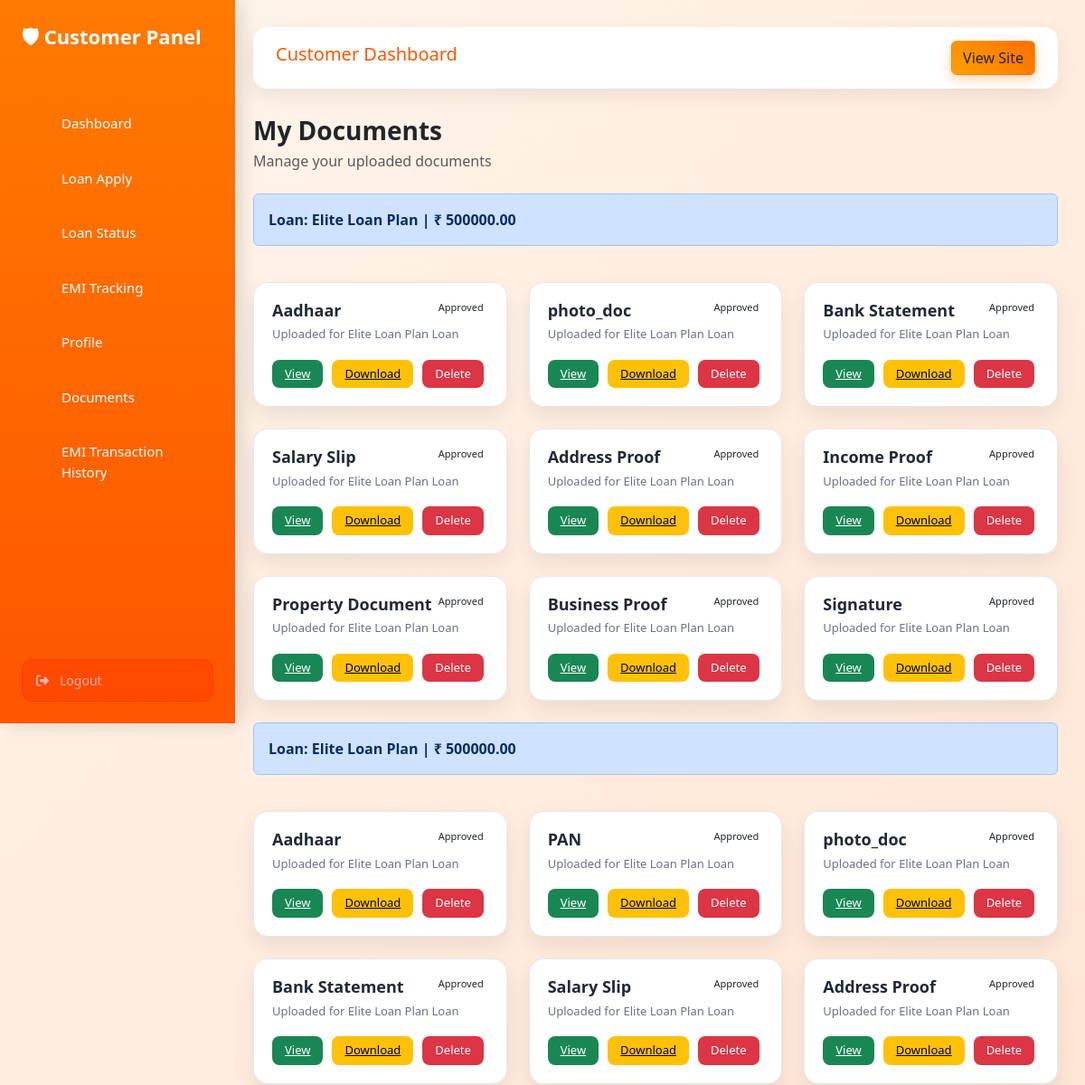
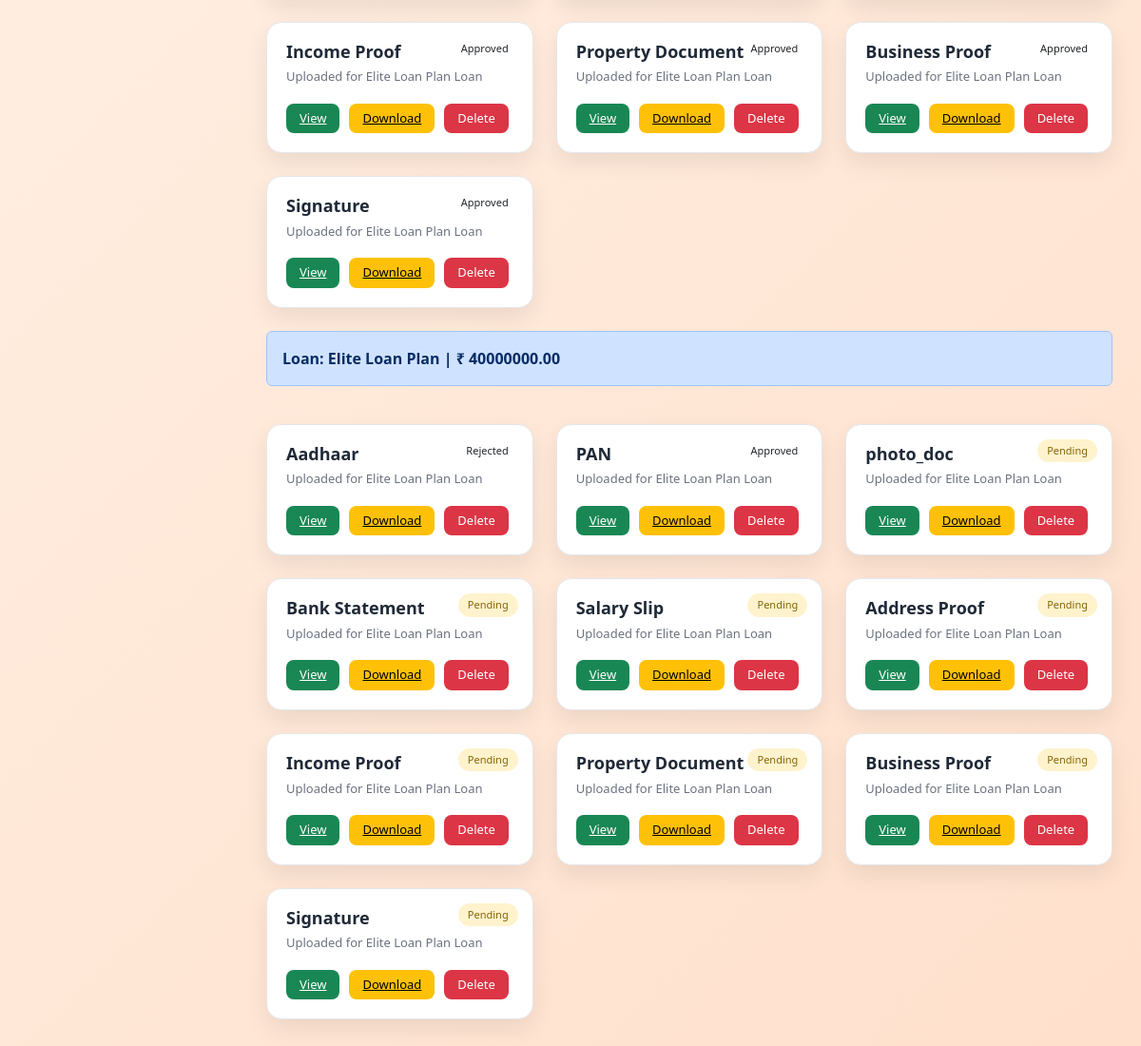
Page /customer-panel/documents/ (signed in) on the committed database (2 pictures, top to bottom).
### customer/models.py (models this page shows, shortened)
class Document(models.Model):
    STATUS = (
        ('Pending', 'Pending'),
        ('Approved', 'Approved'),
        ('Rejected', 'Rejected'),
    )
    loan = models.ForeignKey(Loan, on_delete=models.CASCADE)
    document_type = models.CharField(max_length=50, null=True, blank=True)
    file = models.FileField(upload_to='documents/', null=True, blank=True)
    status = models.CharField(max_length=20, choices=STATUS, default='Pending')  # ✅ required
    uploaded_at = models.DateTimeField(auto_now_add=True)

class Loan(models.Model):
    STATUS = (
        ('Pending', 'Pending'),
        ('Approved', 'Approved'),
        ('Rejected', 'Rejected'),
    )
    customer = models.ForeignKey(Customer, on_delete=models.CASCADE)
    loan_head = models.ForeignKey(
        "admin_panel.LoanHead",
        on_delete=models.SET_NULL,
        null=True,
        blank=True
    )
    full_name = models.CharField(max_length=100, blank=True)
    email = models.EmailField(blank=True)
    loan_type = models.CharField(max_length=50)
    amount = models.FloatField()
    tenure = models.IntegerField()
    bank = models.CharField(max_length=100)
    mobile = models.CharField(max_length=15)
    interest_rate = models.FloatField(default=10)
    status = models.CharField(max_length=20, choices=STATUS, default='Pending')
    applied_date = models.DateTimeField(auto_now_add=True)

### customer/views.py (the view)
# urls.py: path('documents/', views.documents, name='documents'),
def documents(request):
    customer_id = request.session.get("customer_id")
    if not customer_id:
        return redirect("login")
    documents = Document.objects.select_related(
        'loan', 'loan__customer'
    ).filter(
        loan__customer_id=customer_id   # ✅ IMPORTANT FILTER
    ).order_by('loan__id')
    grouped_documents = defaultdict(list)
    for doc in documents:
        key = doc.loan.id   # ✅ GROUP BY LOAN
        grouped_documents[key].append(doc)
    return render(request, "customer/documents.html", {
        "grouped_documents": dict(grouped_documents)
    })

### customer/templates/customer/documents.html (shortened to what this page needs)
{% extends "customer/base_customer.html" %}
{% block content %}
<div class="loan-head-wrap fade-up">
    <div class="page-head d-flex justify-content-between align-items-center mb-4">
        <div>
            <h3 class="fw-bold mb-1">My Documents</h3>
            <p class="text-muted mb-0">Manage your uploaded documents</p>
        </div>
    </div>
 <div class="row g-4">
{% for loan_id, docs in grouped_documents.items %}
<div class="col-12">
    <div class="alert alert-primary">
        <strong>
            Loan: {{ docs.0.loan.loan_type }} |
            ₹ {{ docs.0.loan.amount|floatformat:2 }}
        </strong>
    </div>
</div>
{% for doc in docs %}
<div class="col-md-4">
    <div class="document-card">
        <span class="doc-status
            {% if doc.status == 'Approved' %}status-approved
            {% elif doc.status == 'Rejected' %}status-rejected
            {% else %}status-pending{% endif %}">
            {{ doc.status }}
        </span>
        <h5 class="document-title">{{ doc.document_type }}</h5>
        <p class="document-desc">
            Uploaded for {{ doc.loan.loan_type }} Loan
        </p>
        <div class="document-actions">
            <a href="{{ doc.file.url }}" target="_blank" class="doc-btn view-btn">View</a>
            <a href="{{ doc.file.url }}" download class="doc-btn edit-btn">Download</a>
            <form action="{% url 'delete_document' doc.id %}" method="POST">
                <button type="submit" class="doc-btn delete-btn">Delete</button>
            </form>
        </div>
    </div>
</div>
{% endfor %}
{% empty %}
<p>No documents uploaded</p>
{% endfor %}
</div>
</div>
{% endblock %}

### static/css/customer.css (style rules this page uses)
* { margin: 0; padding: 0; box-sizing: border-box; font-family: 'Segoe UI', sans-serif; }
body { background: linear-gradient(135deg, #fff5eb, #ffe0cc); color: #333; }
.fade-up { opacity: 0; transform: translateY(40px); animation: fadeUp 0.8s ease forwards; }
.document-card { background:#ffffff; border-radius:16px; padding:20px; border:1px solid #e5e7eb; box-shadow:0 10px 25px rgba(0,0,0,0.08); transition:all .3s ease; position:relative; overflow:hidden; }
.document-title { font-size:18px; font-weight:600; color:#1f2937; margin-bottom:6px; }
.document-desc { font-size:13px; color:#6b7280; margin-bottom:18px; }
.document-actions { display:flex; gap:10px; }
.doc-btn { padding:6px 14px; font-size:13px; border-radius:8px; border:none; cursor:pointer; transition:.25s ease; }
.view-btn { background:#198754; color:white; }
.edit-btn { background:#ffc107; color:#000; }
.delete-btn { background:#dc3545; color:white; }
.doc-status { position:absolute; top:15px; right:15px; font-size:11px; padding:4px 10px; border-radius:20px; }
.status-pending { background:#fff3cd; color:#856404; }

### rows in the picture
Document: loan.loan_type "Elite Loan Plan", loan.amount "500000.00", status "Approved", document_type "Aadhaar"
Document: status "Approved", document_type "photo_doc", loan.loan_type "Elite Loan Plan"
Document: status "Approved", document_type "Bank Statement", loan.loan_type "Elite Loan Plan"
Document: status "Approved", document_type "Salary Slip", loan.loan_type "Elite Loan Plan"
Document: status "Approved", document_type "Address Proof", loan.loan_type "Elite Loan Plan"
Document: status "Approved", document_type "Income Proof", loan.loan_type "Elite Loan Plan"
Document: status "Approved", document_type "Property Document", loan.loan_type "Elite Loan Plan"
Document: status "Approved", document_type "Business Proof", loan.loan_type "Elite Loan Plan"
Document: status "Approved", document_type "Signature", loan.loan_type "Elite Loan Plan"
Document: loan.loan_type "Elite Loan Plan", loan.amount "500000.00", status "Approved", document_type "Aadhaar"
Document: status "Approved", document_type "PAN", loan.loan_type "Elite Loan Plan"
Document: status "Approved", document_type "photo_doc", loan.loan_type "Elite Loan Plan"
Document: status "Approved", document_type "Bank Statement", loan.loan_type "Elite Loan Plan"
Document: status "Approved", document_type "Salary Slip", loan.loan_type "Elite Loan Plan"
Document: status "Approved", document_type "Address Proof", loan.loan_type "Elite Loan Plan"
Document: status "Approved", document_type "Income Proof", loan.loan_type "Elite Loan Plan"
Document: status "Approved", document_type "Property Document", loan.loan_type "Elite Loan Plan"
Document: status "Approved", document_type "Business Proof", loan.loan_type "Elite Loan Plan"
Document: status "Approved", document_type "Signature", loan.loan_type "Elite Loan Plan"
Document: loan.loan_type "Elite Loan Plan", loan.amount "40000000.00", status "Rejected", document_type "Aadhaar"
Document: status "Approved", document_type "PAN", loan.loan_type "Elite Loan Plan"
Document: status "Pending", document_type "photo_doc", loan.loan_type "Elite Loan Plan"
Document: status "Pending", document_type "Bank Statement", loan.loan_type "Elite Loan Plan"
Document: status "Pending", document_type "Salary Slip", loan.loan_type "Elite Loan Plan"
Document: status "Pending", document_type "Address Proof", loan.loan_type "Elite Loan Plan"
Document: status "Pending", document_type "Income Proof", loan.loan_type "Elite Loan Plan"
Document: status "Pending", document_type "Property Document", loan.loan_type "Elite Loan Plan"
Document: status "Pending", document_type "Business Proof", loan.loan_type "Elite Loan Plan"
Document: status "Pending", document_type "Signature", loan.loan_type "Elite Loan Plan"
